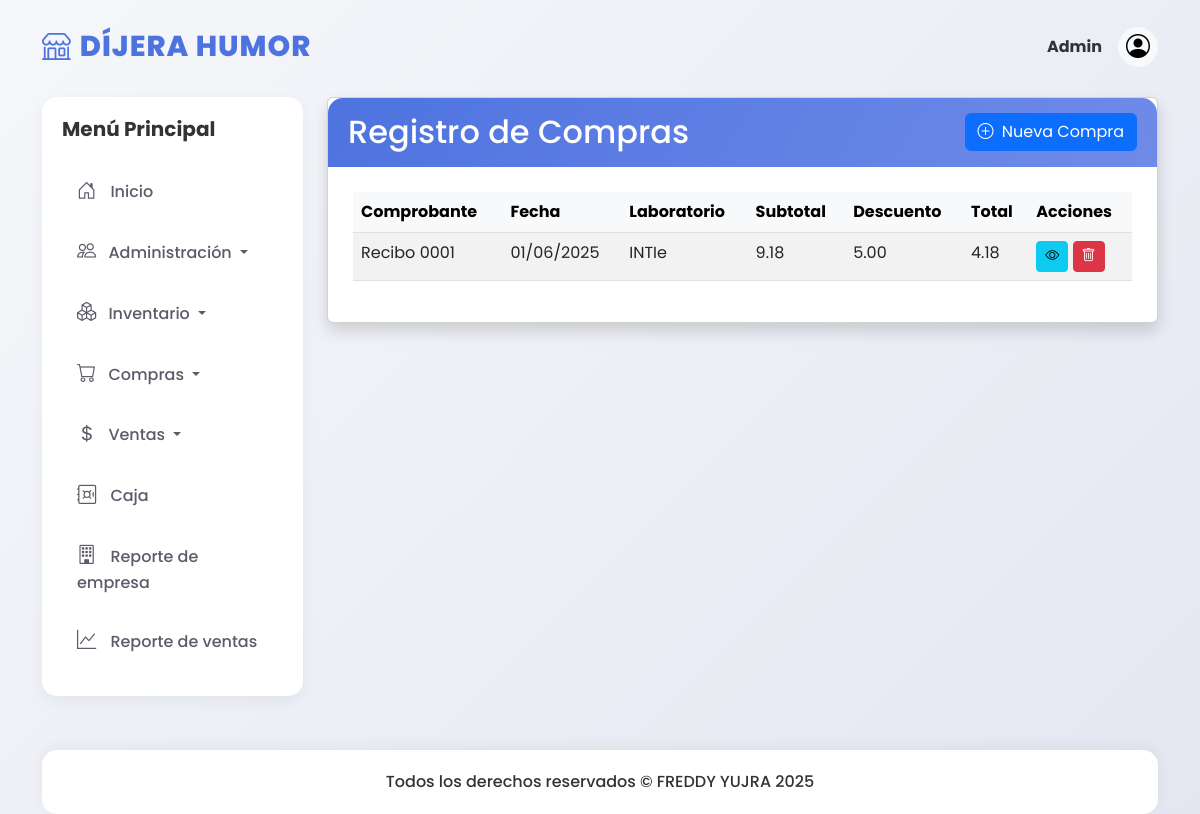
The app's page /compras/ with its own data.
### models/compra_model.py (models this page shows, shortened)
class Compra(db.Model):
    __tablename__ = "compras"
    id = db.Column(db.Integer, primary_key=True)
    laboratorio_id = db.Column(db.Integer, db.ForeignKey('laboratorios.id'))
    fecha = db.Column(db.DateTime, default=datetime.utcnow)
    comprobante_tipo = db.Column(db.String(60))
    comprobante_numero = db.Column(db.String(40))
    subtotal = db.Column(db.Numeric(10,2), default=0.0)
    descuento = db.Column(db.Numeric(10,2), default=0.0)
    total = db.Column(db.Numeric(10,2), default=0.0)
    usuario_id = db.Column(db.Integer, db.ForeignKey('usuarios.id'))
    created_at = db.Column(db.DateTime, default=datetime.utcnow)
    updated_at = db.Column(db.DateTime, default=datetime.utcnow, onupdate=datetime.utcnow)
    deleted_at = db.Column(db.DateTime)
    laboratorio = db.relationship('Laboratorio', backref='compras')
    usuario = db.relationship('Usuario', backref='compras')
    detalles = db.relationship('CompraDetalle', backref='compra', cascade='all, delete-orphan')

### models/laboratorio_model.py (models this page shows, shortened)
class Laboratorio(db.Model):
    __tablename__ = "laboratorios"
    id = db.Column(db.Integer, primary_key=True)
    nombre_lab = db.Column(db.String(150), nullable=False)
    direccion = db.Column(db.String(200))
    responsable = db.Column(db.String(200))
    telefono = db.Column(db.String(20))
    created_at = db.Column(db.DateTime, default=datetime.utcnow)
    updated_at = db.Column(db.DateTime, default=datetime.utcnow, onupdate=datetime.utcnow)
    deleted_at = db.Column(db.DateTime)

### controllers/compra_controller.py (the view)
@compra_bp.route('/')
def index():
    compras = Compra.query.filter_by(deleted_at=None).all()
    return compra_view.compra_index(compras)

### run.py (called while the page is built)
@app.context_processor
def inject_active_path():
    def is_active(path):
        return 'active' if request.path.startswith(path) else ''
    return dict(is_active=is_active)

### views/compra_view.py (called while the page is built)
def compra_index(compras):
    return render_template('compras/index.html', compras=compras)

### templates/compras/index.html (shortened to what this page needs)
{% extends 'base.html' %}
{% block content %}
<div class="card shadow">
  <div class="card-header d-flex justify-content-between align-items-center">
    <h2 class="mb-0">Registro de Compras</h2>
    <a class="btn btn-primary" href="{{ url_for('compra.create') }}">
      <i class="bi bi-plus-circle me-1"></i> Nueva Compra
    </a>
  </div>
  <div class="card-body">
    <div class="table-responsive">
      <table class="table table-striped table-hover">
        <thead class="table-light">
          <tr>
            <th>Comprobante</th>
            <th>Fecha</th>
            <th>Laboratorio</th>
            <th>Subtotal</th>
            <th>Descuento</th>
            <th>Total</th>
            <th>Acciones</th>
          </tr>
        </thead>
        <tbody>
          {% for compra in compras %}
          <tr>
            <td>{{ compra.comprobante_tipo }} {{ compra.comprobante_numero }}</td>
            <td>{{ compra.fecha.strftime('%d/%m/%Y') }}</td>
            <td>{{ compra.laboratorio.nombre_lab }}</td>
            <td>{{ compra.subtotal }}</td>
            <td>{{ compra.descuento }}</td>
            <td>{{ compra.total }}</td>
            <td>
              <a href="{{ url_for('compra.show', id=compra.id) }}" class="btn btn-sm btn-info">
                <i class="bi bi-eye"></i>
              </a>
              <a href="{{ url_for('compra.delete', id=compra.id) }}" class="btn btn-sm btn-danger"
                 onclick="return confirm('¿Anular esta compra?')">
                <i class="bi bi-trash"></i>
              </a>
            </td>
          </tr>
          {% else %}
          <tr>
            <td colspan="7" class="text-center">No hay compras registradas</td>
          </tr>
          {% endfor %}
        </tbody>
      </table>
    </div>
  </div>
</div>
{% endblock %}

### static/css/dashboard.css (style rules this page uses)
:root { --primary: #4e73df; --secondary: #858796; --success: #1cc88a; --info: #36b9cc; --warning: #f6c23e; --danger: #e74a3b; --light: #f8f9fc; --dark: #5a5c69; }
body { font-family: 'Poppins', sans-serif; background: linear-gradient(135deg, #f5f7fa 0%, #e4e7f1 100%); min-height: 100vh; padding-top: 20px; color: #333; }
.card-header { background: linear-gradient(120deg, #4e73df, #6f8be9); color: white; font-weight: 600; padding: 15px 20px; border-radius: 15px 15px 0 0 !important; border: none; }
.card-body { padding: 25px; }

### records on screen
Compra: comprobante_tipo "Recibo", comprobante_numero "0001", fecha "01/06/2025", laboratorio.nombre_lab "INTIe", subtotal "9.18", descuento "5.00", total "4.18"
